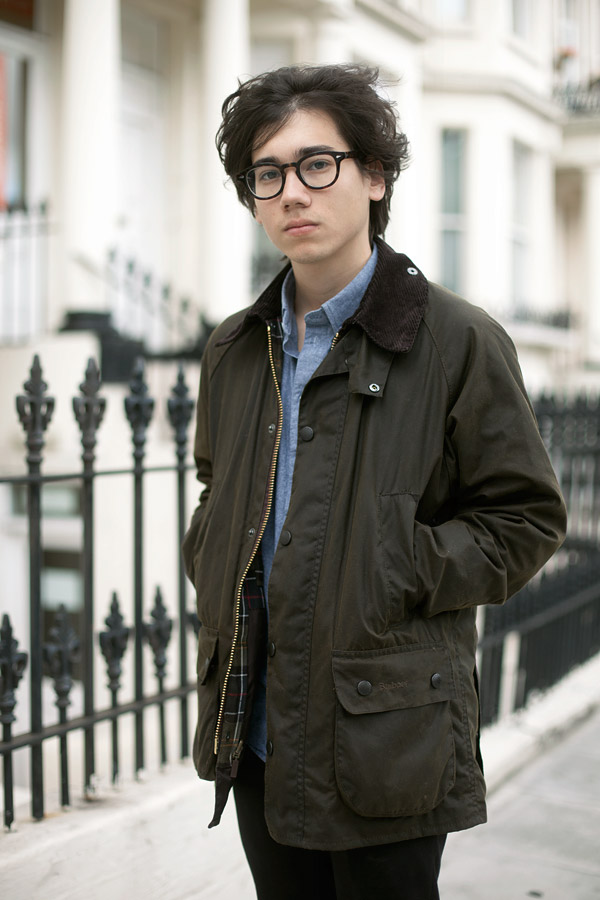
//> input picture open_cv_tutorial/core/images/fashion.jpg, 600 x 900 px, given in place of the camera
$ ./capture   (built with g++ and OpenCV 4)
//> lines starting //> are read from the running program, lines starting //| are printed output that depends on the picture
#include <opencv2/core/core.hpp>
#include <opencv2/imgproc/imgproc.hpp>
#include <opencv2/calib3d/calib3d.hpp>
#include <opencv2/highgui/highgui.hpp>

using namespace cv;

int main(int, char**)
{
    VideoCapture cap(0);
    if(!cap.isOpened()) return -1;

    Mat frame, edges;
    namedWindow("Chessboard",1);
    for(;;)
    {
        cap >> frame;
//> frame is the input picture: 900 rows x 600 cols, CV_8UC3; mean B, G, R 128.4, 135, 136.9
        cvtColor(frame, edges, CV_BGR2GRAY);
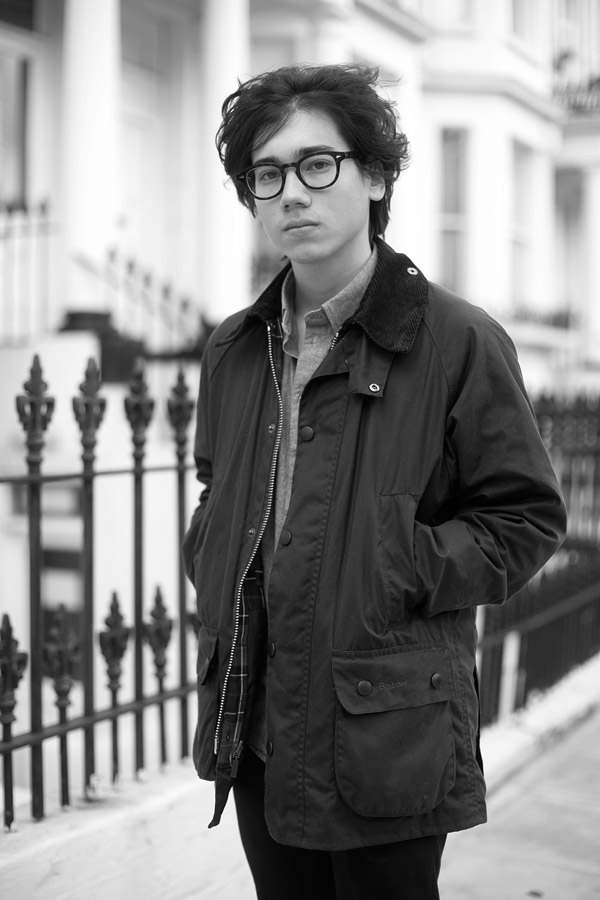
//> edges: 900 rows x 600 cols, CV_8UC1; min 0, max 255, mean 134.8
        GaussianBlur(edges, edges, Size(7,7), 1.5, 1.5);
        Canny(edges, edges, 0, 30, 3);
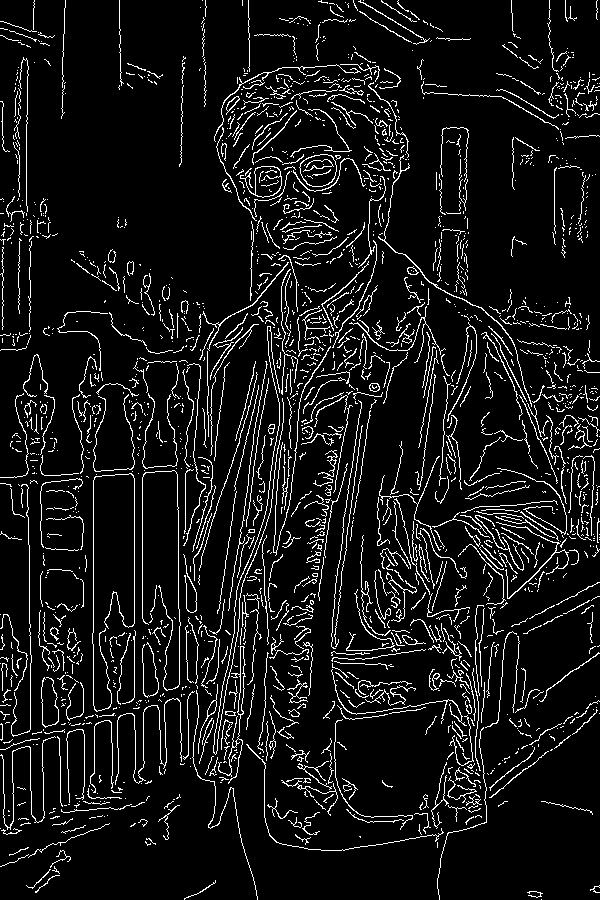
//> edges: 900 rows x 600 cols, CV_8UC1; 8.3% white in thin lines or dots
        imshow("edges", edges);
        if(waitKey(30) >= 0) break;
//> the Esc key is pressed
    }
    return 0;
}
